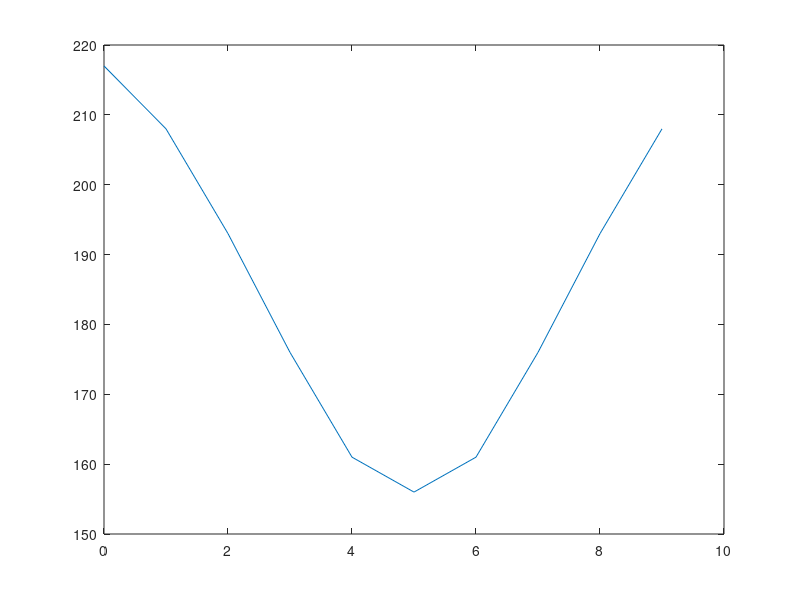
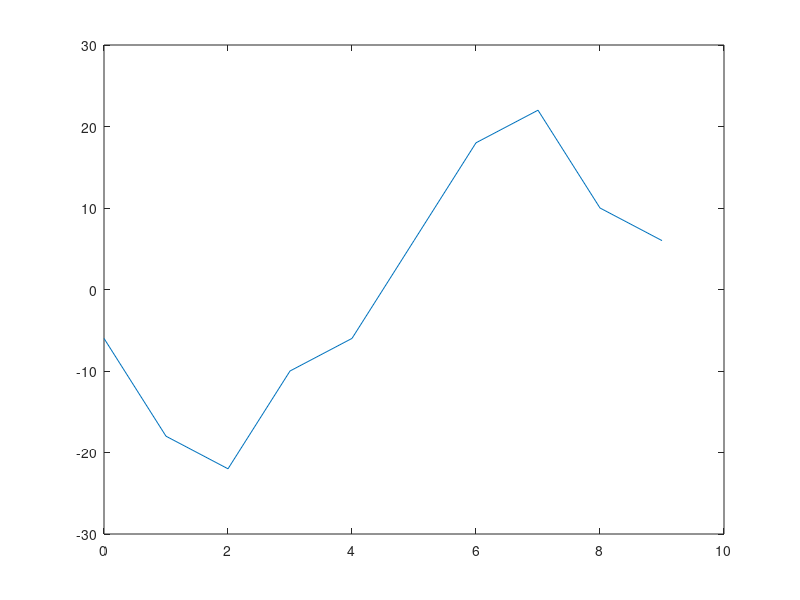

Recreate these plots in MATLAB, in order.
function [result,result_b] = part_a_second()
  close all
  x = [0 1 2 3 4 5 6 7 8 9];
  y = [1 2 3 4 5 6 7 6 5 4];
  the_y = zeros(10,10);
  the_y(1,:) = y;
  for i = 2:10
    index = i - 1;
    the_y(i,:) = [y(i:end), y(1:index)];
  end
  result = the_y * y';
  figure(1);
  plot (x,result);
  y_of_first = [2 -2 2 -2 -2 -2 2 -2 2 2];
  figure(2);
  result_b = the_y * y_of_first';
  plot(x, result_b);
end
